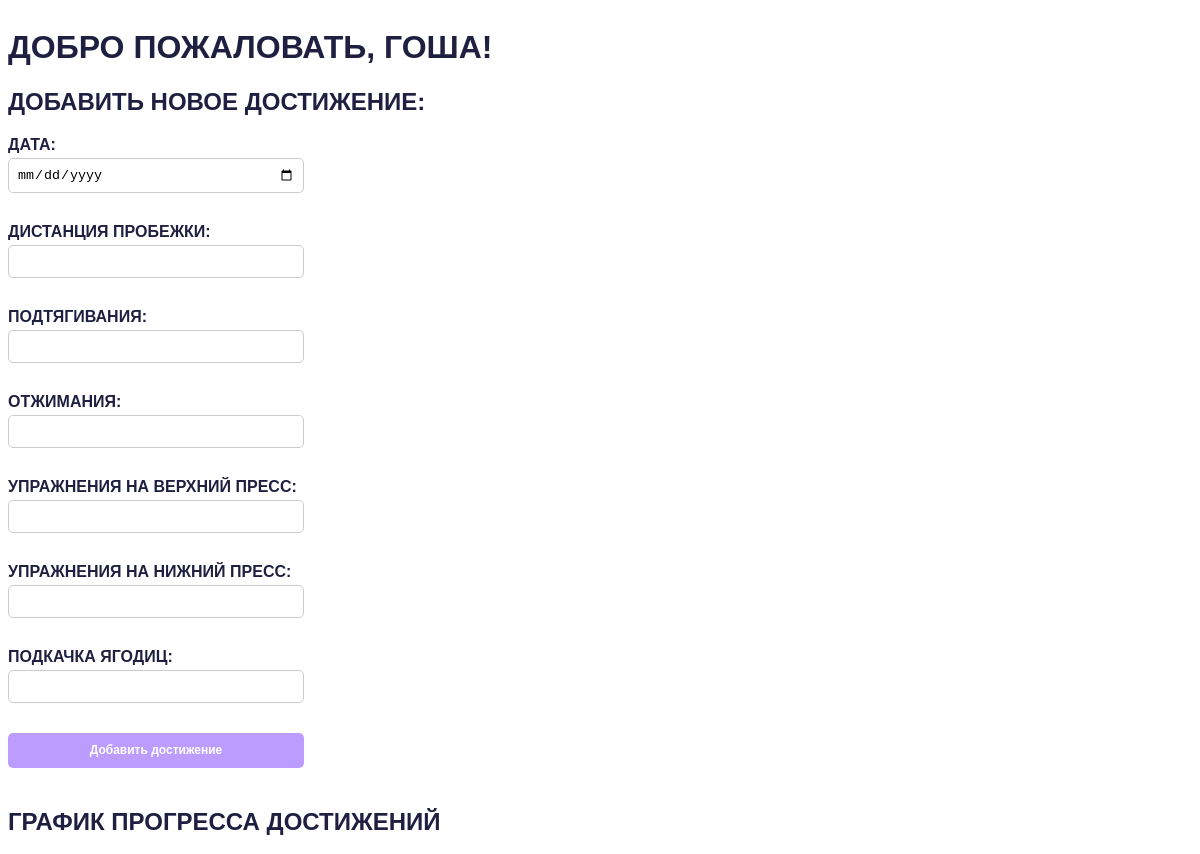
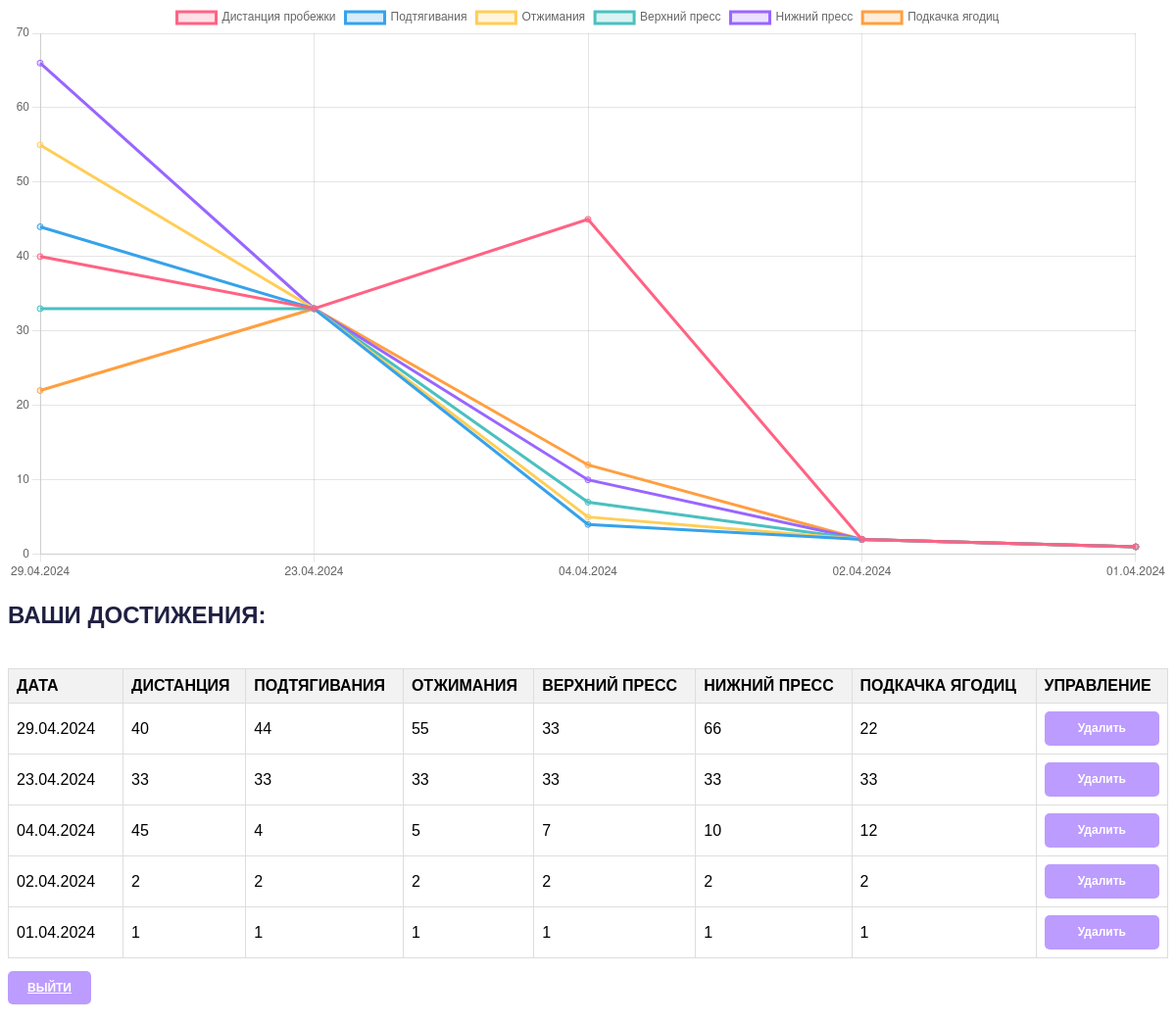
The app's page /profile (signed in) with its own data (2 pictures, top to bottom).
### app.py (models this page shows)
class User(UserMixin, db.Model):
    id = db.Column(db.Integer, primary_key=True)
    username = db.Column(db.String(100), unique=True, nullable=False)
    password_hash = db.Column(db.String(200), nullable=False)

class Achievement(db.Model):
    id = db.Column(db.Integer, primary_key=True)
    user_id = db.Column(db.Integer, db.ForeignKey('user.id'), nullable=False)
    date = db.Column(db.Date, nullable=False)
    run_distance = db.Column(db.Integer, nullable=True)
    pull_ups = db.Column(db.Integer, nullable=True)
    push_ups = db.Column(db.Integer, nullable=True)
    upper_abs = db.Column(db.Integer, nullable=True)
    lower_abs = db.Column(db.Integer, nullable=True)
    glute_bridges = db.Column(db.Integer, nullable=True)

### app.py (the view, shortened to what this page needs)
@app.route('/profile', methods=['GET', 'POST'])
@login_required
def profile():
    form = AchievementForm()
    achievements = Achievement.query.filter_by(user_id=current_user.id).order_by(desc(Achievement.date)).all()
    achievements = Achievement.query.filter_by(user_id=current_user.id).order_by(desc(Achievement.date)).all()
    flash_messages = get_flashed_messages(with_categories=True)
    data = {
        'dates': [achievement.date.strftime('%d.%m.%Y') for achievement in achievements],
        'run_distances': [achievement.run_distance for achievement in achievements],
        'pull_ups': [achievement.pull_ups for achievement in achievements],
        'push_ups': [achievement.push_ups for achievement in achievements],
        'upper_abs': [achievement.upper_abs for achievement in achievements],
        'lower_abs': [achievement.lower_abs for achievement in achievements],
        'glute_bridges': [achievement.glute_bridges for achievement in achievements]
    }
    try:
        json_data = json.dumps(data)
        print("JSON корректен.")
    except Exception as e:
        print("Ошибка при формировании JSON:", e)
    return render_template('profile.html', achievements=achievements, form=form, data=json.dumps(data),
                           flash_messages=get_flashed_messages(with_categories=True))

### app.py (called while the page is built)
@login_manager.user_loader
def load_user(user_id):
    return User.query.get(int(user_id))

### templates/profile.html (shortened to what this page needs)
<!DOCTYPE html>
<html lang="ru">
<head>
    <link rel="stylesheet" href="{{ url_for('static', filename='styles.css') }}">
</head>
<body>
    <div class="container">
        <h1 class="welcome-header">Добро пожаловать, {{ current_user.username }}!</h1>
        <h2 class="welcome-text">Добавить новое достижение:</h2>
        <form id="achievement-form" action="" method="POST">
            <div class="form-group">
                <label for="date">Дата:</label>
                {{ form.date(class="form-control") }}
            </div>
            <div class="form-group">
                <label for="run_distance">Дистанция пробежки:</label>
                {{ form.run_distance(class="form-control") }}
            </div>
            <div class="form-group">
                <label for="pull_ups">Подтягивания:</label>
                {{ form.pull_ups(class="form-control") }}
            </div>
            <div class="form-group">
                <label for="push_ups">Отжимания:</label>
                {{ form.push_ups(class="form-control") }}
            </div>
            <div class="form-group">
                <label for="upper_abs">Упражнения на верхний пресс:</label>
                {{ form.upper_abs(class="form-control") }}
            </div>
            <div class="form-group">
                <label for="lower_abs">Упражнения на нижний пресс:</label>
                {{ form.lower_abs(class="form-control") }}
            </div>
            <div class="form-group">
                <label for="glute_bridges">Подкачка ягодиц:</label>
                {{ form.glute_bridges(class="form-control") }}
            </div>
            <button type="submit" class="btn btn-primary">Добавить достижение</button>
        </form>
        <h2 class="welcome-text achievements-heading">График Прогресса Достижений</h2>
        <canvas id="plot"></canvas>
        <h2 class="welcome-text achievements-heading">Ваши достижения:</h2>
        <table class="achievements-table">
            <tr>
                <th>Дата</th>
                <th>Дистанция</th>
                <th>Подтягивания</th>
                <th>Отжимания</th>
                <th>Верхний пресс</th>
                <th>Нижний пресс</th>
                <th>Подкачка ягодиц</th>
                <th>Управление</th>
            </tr>
            {% for achievement in achievements %}
            <tr>
                <td>{{ achievement.date.strftime('%d.%m.%Y') }}</td>
                <td>{{ achievement.run_distance }}</td>
                <td>{{ achievement.pull_ups }}</td>
                <td>{{ achievement.push_ups }}</td>
                <td>{{ achievement.upper_abs }}</td>
                <td>{{ achievement.lower_abs }}</td>
                <td>{{ achievement.glute_bridges }}</td>
                <td>
                   <form method="POST" action="{{ url_for('delete_achievement', achievement_id=achievement.id) }}">
                       <button type="submit" class="btn btn-danger btn-sm">Удалить</button>
                   </form>
               </td>
            </tr>
            {% endfor %}
        </table>
        <a href="{{ url_for('logout') }}" class="btn-logout">Выйти</a>
    </div>
    <script>
    // Конфигурация графика
    var ctx = document.getElementById('plot').getContext('2d');
    var myChart = new Chart(ctx, {
        type: 'line',
        data: {
            labels: data.dates,
            datasets: [
                {
                    label: 'Дистанция пробежки',
                    backgroundColor: 'rgba(255, 99, 132, 0.2)',
                    borderColor: 'rgba(255, 99, 132, 1)',
                    data: data.run_distances,
                    fill: false,
                },
                {
                    label: 'Подтягивания',
                    backgroundColor: 'rgba(54, 162, 235, 0.2)',
                    borderColor: 'rgba(54, 162, 235, 1)',
                    data: data.pull_ups,
                    fill: false,
                },
                {
                    label: 'Отжимания',
                    backgroundColor: 'rgba(255, 206, 86, 0.2)',
                    borderColor: 'rgba(255, 206, 86, 1)',
                    data: data.push_ups,
                    fill: false,
                },
                {
                    label: 'Верхний пресс',
                    backgroundColor: 'rgba(75, 192, 192, 0.2)',
                    borderColor: 'rgba(75, 192, 192, 1)',
                    data: data.upper_abs,
                    fill: false,
                },
                {
                    label: 'Нижний пресс',
                    backgroundColor: 'rgba(153, 102, 255, 0.2)',
                    borderColor: 'rgba(153, 102, 255, 1)',
                    data: data.lower_abs,
                    fill: false,
                },
                {
                    label: 'Подкачка ягодиц',
                    backgroundColor: 'rgba(255, 159, 64, 0.2)',
                    borderColor: 'rgba(255, 159, 64, 1)',
                    data: data.glute_bridges,
                    fill: false,
                }
            ]
        },
        options: {
            responsive: true,
            title: {
                display: true,
                text: 'Прогресс достижений'
            },
            scales: {
                yAxes: [{
                    ticks: {
                        beginAtZero: true
                    }
                }]
            }
        }
    });
    </script>
</body>
</html>

### static/styles.css (style rules this page uses)
body { font-family: "Montserrat", sans-serif; font-style: normal; text-transform: uppercase; }
h1, h2, h3, label { color: rgba(31, 32, 65, 1); font-weight: bold; }
.welcome-header { color: rgba(31, 32, 65, 1); }
.container { max-width: 1200px; margin: 0 auto; padding-bottom: 20px; overflow: hidden; height: auto; }
#achievement-form { margin-bottom: 40px; }
.form-group { margin-bottom: 20px; }
label { display: block; }
input[type="date"], input[type="time"], input[type="number"], .form-control { width: 25%; padding: 8px; border: 1px solid #ccc; border-radius: 5px; box-sizing: border-box; margin-top: 4px; margin-bottom: 10px; }
.btn { padding: 10px 20px; border: none; border-radius: 5px; cursor: pointer; width: 100%; font-weight: bold; font-size: 12px; line-height: 15px; background-color: #bc9cff; color: white; }
.btn-primary { padding: 10px 20px; border: none; border-radius: 5px; cursor: pointer; width: 25%; font-weight: bold; font-size: 12px; line-height: 15px; background-color: #bc9cff; color: white; }
.btn-logout { padding: 10px 20px; border: none; border-radius: 5px; cursor: pointer; width: 100%; font-weight: bold; font-size: 12px; line-height: 15px; background-color: #bc9cff; color: white; margin-top: 20px; margin-bottom: 20px; }
#plot { width: 100%; height: 400px; margin-top: 20px; }
.achievements-table { width: 100%; border-collapse: collapse; margin-top: 40px; margin-bottom: 20px; }
.achievements-table th, .achievements-table td { border: 1px solid #ddd; padding: 8px; text-align: left; }
.achievements-table th { background-color: #f2f2f2; font-weight: bold; }
.achievements-table th:first-child, .achievements-table td:first-child { width: 100px; }

### records on screen
User: username "ГОША"
Achievement: date "29.04.2024", run_distance "40", pull_ups "44", push_ups "55", upper_abs "33", lower_abs "66", glute_bridges "22"
Achievement: date "23.04.2024", run_distance "33", pull_ups "33", push_ups "33", upper_abs "33", lower_abs "33", glute_bridges "33"
Achievement: date "04.04.2024", run_distance "45", pull_ups "4", push_ups "5", upper_abs "7", lower_abs "10", glute_bridges "12"
Achievement: date "02.04.2024", run_distance "2", pull_ups "2", push_ups "2", upper_abs "2", lower_abs "2", glute_bridges "2"
Achievement: date "01.04.2024", run_distance "1", pull_ups "1", push_ups "1", upper_abs "1", lower_abs "1", glute_bridges "1"
